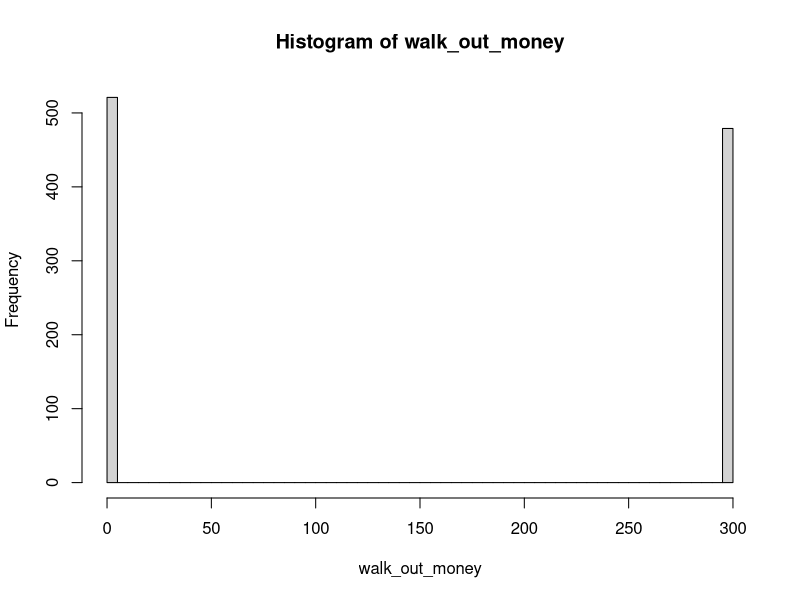
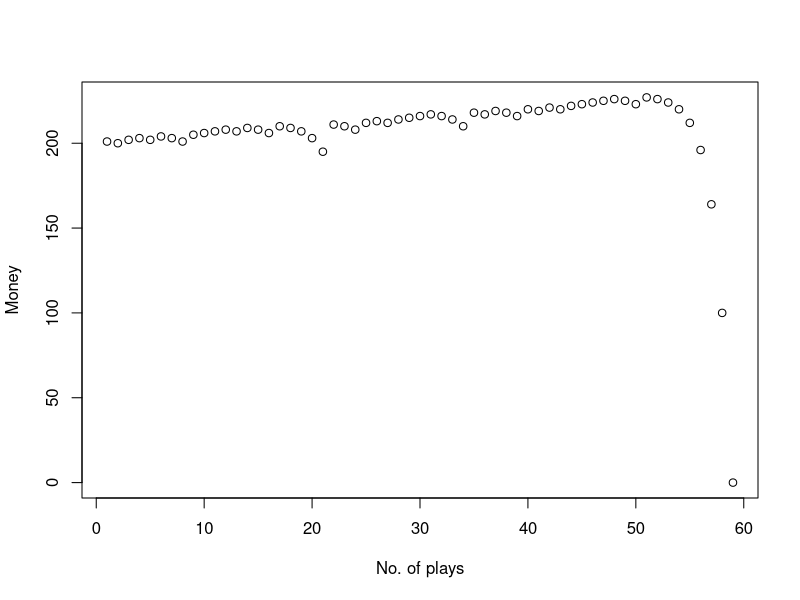
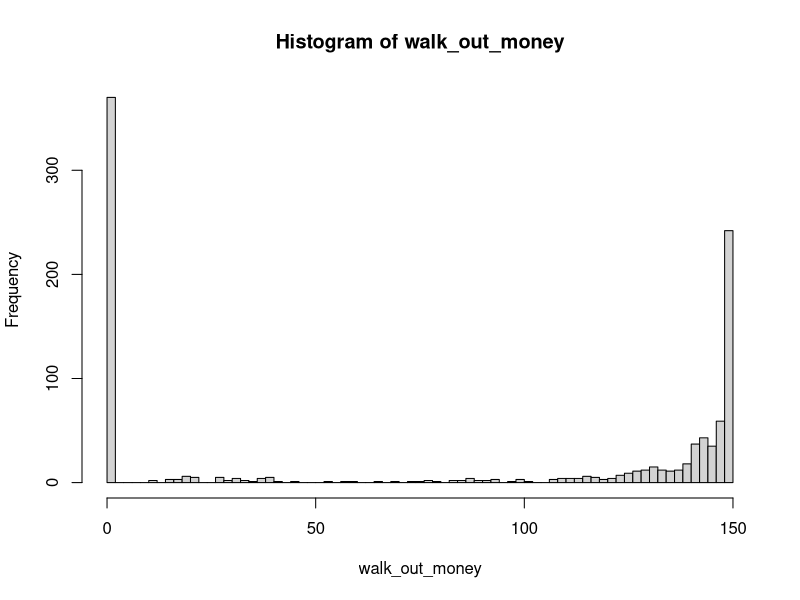
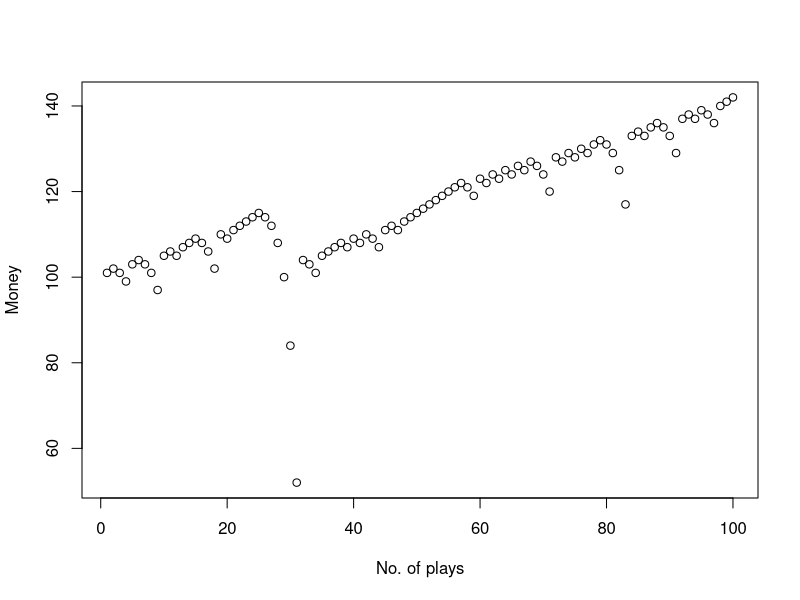
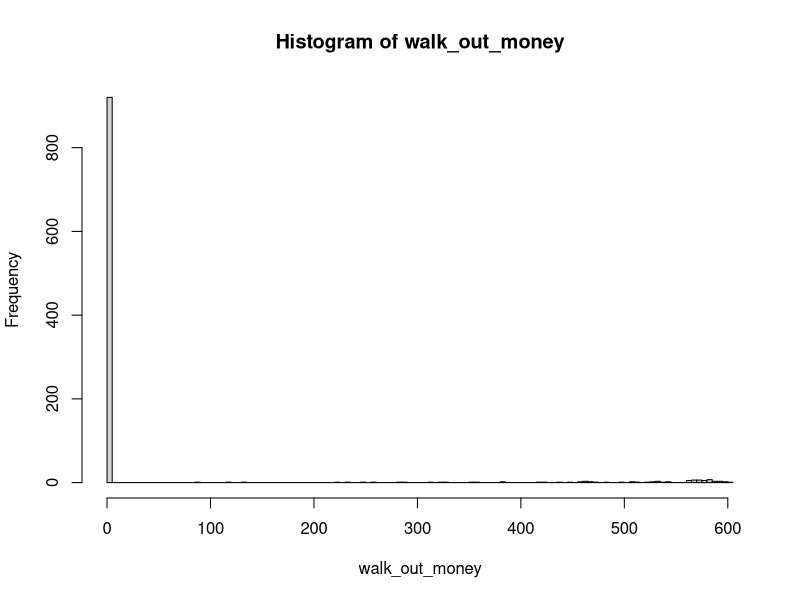
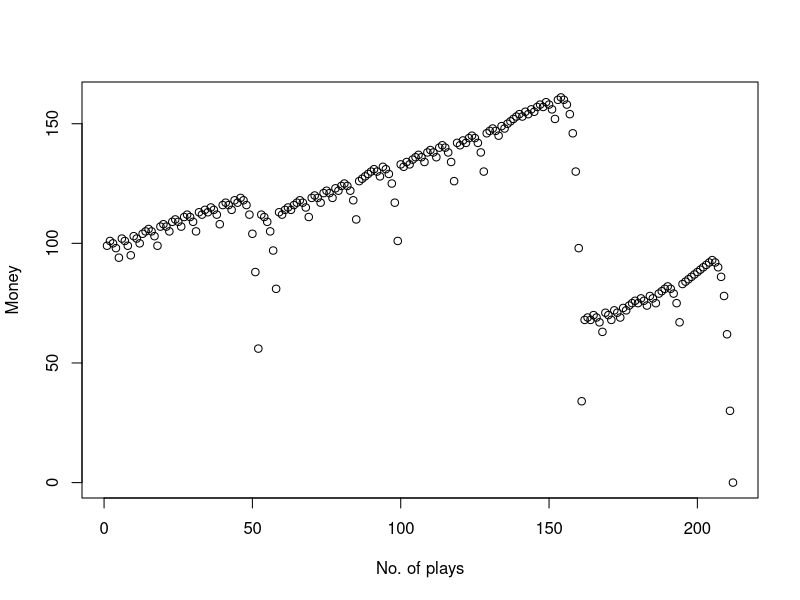
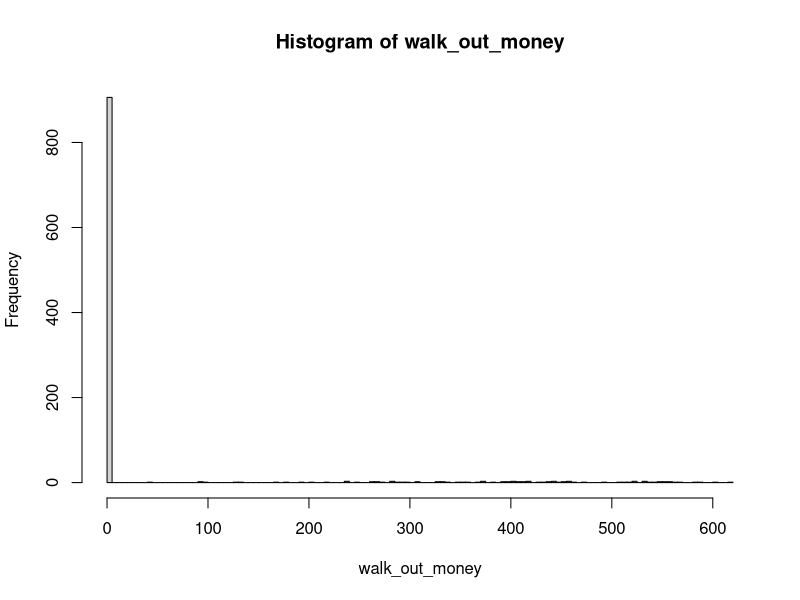
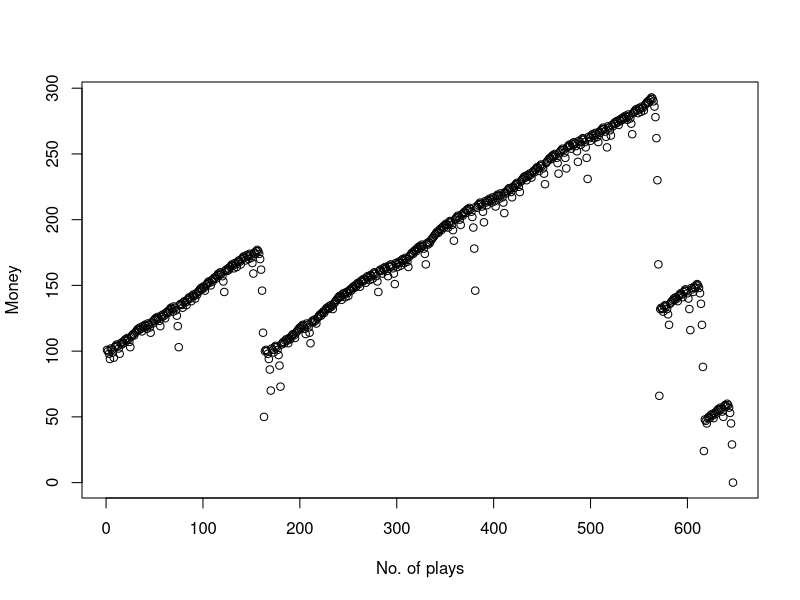

Write R code to recreate these figures, in order.
## ---- chunk 1
    library(tidyverse)
    one_play <- function(state){
    # Wager
    proposed_wager <- ifelse(state$previous_win, 1, 2*state$previous_wager)
    wager <- min(proposed_wager, state$M, state$B)
    
    # Spin of the wheel
    red <- rbinom(1,1,18/38)
    
    # Update state
    state$plays <- state$plays + 1
    state$previous_wager <- wager
    if(red){
      # WIN
      state$B <- state$B + wager
      state$previous_win <- TRUE
    }else{
      # LOSE
      state$B <- state$B - wager
      state$previous_win <- FALSE
    }
  state
}


#' Stopping rule
#'
#' Takes the state list and determines if the gambler has to stop
#' @param state A list.  See one_play
#' @return TRUE/FALSE
stop_play <- function(state){
  if(state$B <= 0) return(TRUE)
  if(state$plays >= state$L) return(TRUE)
  if(state$B >= state$W) return(TRUE)
  FALSE
}


#' Play roulette to either bankruptcy, success, or play limits
#'
#' @param B number, the starting budget
#' @param W number, the budget threshold for successfully stoping
#' @param L number, the maximum number of plays 
#' @param M number, the casino wager limit
#' @return A vector of budget values calculated after each play.
one_series <- function(
    B = 200
  , W = 300
  , L = 1000
  , M = 100
){

  # initial state
  state <- list(
    B = B
  , W = W
  , L = L
  , M = M
  , plays = 0
  , previous_wager = 0
  , previous_win = TRUE
  )
  
  # vector to store budget over series of plays
  budget <- rep(NA, L)
  
  # For loop of plays
  for(i in 1:L){
    new_state <- state %>% one_play
    budget[i] <- new_state$B
    if(new_state %>% stop_play){
      return(budget[1:i])
    }
    state <- new_state
  }
  budget    
}

# helper function
get_last <- function(x) x[length(x)] 


# Simulation 1
walk_out_money <- rep(NA, 1000)
for(j in seq_along(walk_out_money)){
  walk_out_money[j] <- one_series(B = 200, W = 300, L = 1000, M = 100) %>% get_last
}

# Walk out money distribution
hist(walk_out_money, breaks = 100)

# Estimated probability of walking out with extra cash
mean(walk_out_money > 200)

# Estimated earnings
mean(walk_out_money - 200)
plot(one_series(B = 200, W = 300, L = 1000, M = 100),ylab = "Money",xlab = "No. of plays")

## ---- chunk 2
# Simulation 2
walk_out_money <- rep(NA, 1000)
for(j in seq_along(walk_out_money)){
  walk_out_money[j] <- one_series(B = 100, W = 150, L = 100, M = 1000) %>% get_last
}

# Walk out money distribution
hist(walk_out_money, breaks = 100)

# Estimated probability of walking out with extra cash
mean(walk_out_money > 100)

# Estimated earnings
mean(walk_out_money - 100)
plot(one_series(B = 100, W = 150, L = 100, M = 1000),ylab = "Money",xlab = "No. of plays")
## ---- chunk 3
# Simulation 3
walk_out_money <- rep(NA, 1000)
for(j in seq_along(walk_out_money)){
  walk_out_money[j] <- one_series(B = 100, W = 10000, L = 1000, M = 1000) %>% get_last
}

# Walk out money distribution
hist(walk_out_money, breaks = 100)

# Estimated probability of walking out with extra cash
mean(walk_out_money > 1000)

# Estimated earnings
mean(walk_out_money - 1000)
plot(one_series(B = 100, W = 10000, L = 1000, M = 1000),ylab = "Money",xlab = "No. of plays")
## ---- chunk 4
# Simulation 4
walk_out_money <- rep(NA, 1000)
for(j in seq_along(walk_out_money)){
  walk_out_money[j] <- one_series(B = 100, W = 1000, L = 1000, M = 100) %>% get_last
}

# Walk out money distribution
hist(walk_out_money, breaks = 100)

# Estimated probability of walking out with extra cash
mean(walk_out_money > 100)

# Estimated earnings
mean(walk_out_money - 100)
plot(one_series(B = 100, W = 1000, L = 1000, M = 100),ylab = "Money",xlab = "No. of plays")
## ---- chunk 5
# Simulation 5
walk_out_money <- rep(NA, 1000)
for(j in seq_along(walk_out_money)){
  walk_out_money[j] <- one_series(B = 100, W = 1000, L = 1000, M = 1000) %>% get_last
}

# Walk out money distribution
hist(walk_out_money, breaks = 100)

# Estimated probability of walking out with extra cash
mean(walk_out_money > 100)

# Estimated earnings
mean(walk_out_money - 100)
plot(one_series(B = 100, W = 1000, L = 1000, M = 1000),ylab = "Money",xlab = "No. of plays")
## ---- chunk 6
# Simulation 6
walk_out_money <- rep(NA, 1000)
for(j in seq_along(walk_out_money)){
  walk_out_money[j] <- one_series(B = 100, W = 150, L = 100, M = 10) %>% get_last
}

# Walk out money distribution
hist(walk_out_money, breaks = 100)

# Estimated probability of walking out with extra cash
mean(walk_out_money > 100)

# Estimated earnings
mean(walk_out_money - 100)
plot(one_series(B = 100, W = 150, L = 100, M = 10),ylab = "Money",xlab = "No. of plays")
## ---- chunk 7
# Simulation 7
walk_out_money <- rep(NA, 1000)
for(j in seq_along(walk_out_money)){
  walk_out_money[j] <- one_series(B = 200, W = 300, L = 1000, M = 10) %>% get_last
}

# Walk out money distribution
hist(walk_out_money, breaks = 100)

# Estimated probability of walking out with extra cash
mean(walk_out_money > 200)

# Estimated earnings
mean(walk_out_money - 200)
plot(one_series(B = 200, W = 300, L = 1000, M = 10),ylab = "Money",xlab = "No. of plays")
## ---- chunk 8
# Simulation 8
walk_out_money <- rep(NA, 1000)
for(j in seq_along(walk_out_money)){
  walk_out_money[j] <- one_series(B = 200, W = 300, L = 100, M = 10) %>% get_last
}

# Walk out money distribution
hist(walk_out_money, breaks = 100)

# Estimated probability of walking out with extra cash
mean(walk_out_money > 200)

# Estimated earnings
mean(walk_out_money - 200)
plot(one_series(B = 200, W = 300, L = 100, M = 10),ylab = "Money",xlab = "No. of plays")
